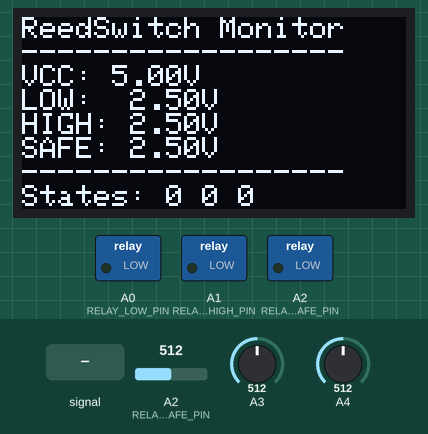
Bench run of a sketch on a simulated Arduino Uno, built with avr-gcc and run on an emulated ATmega328P. Parts: 128×64 one-colour display, switched loads named in the sketch (green lamp = pin HIGH). Inputs (shaded band) come from the test bench; at power-on: A2 (RELAY_SAFE_PIN) = 512, A4 = 512, A3 = 512. What the sketch prints to the serial monitor is not drawn.

Above: at 4.4 s.
4.5 s: A3 fed a 200 Hz sine of ±460 counts around its level
At 5.65 s:
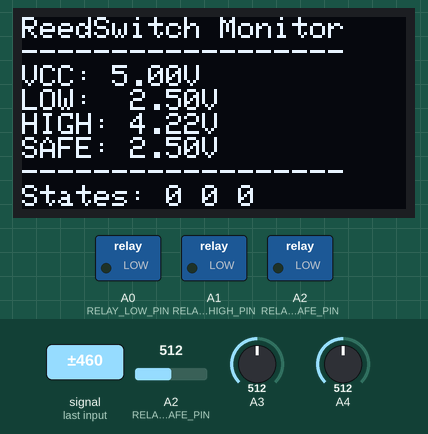
7.5 s: A2 (RELAY_SAFE_PIN) set to 214
At 9.19 s:
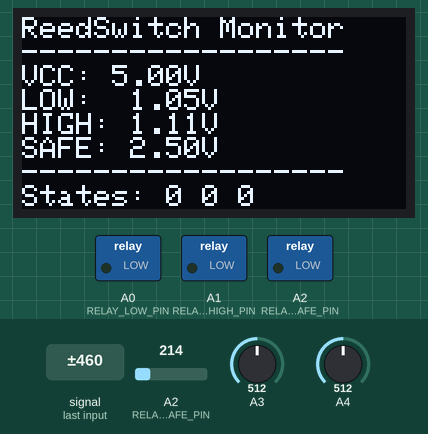
9.6 s: A2 (RELAY_SAFE_PIN) set to 195
At 11.72 s:
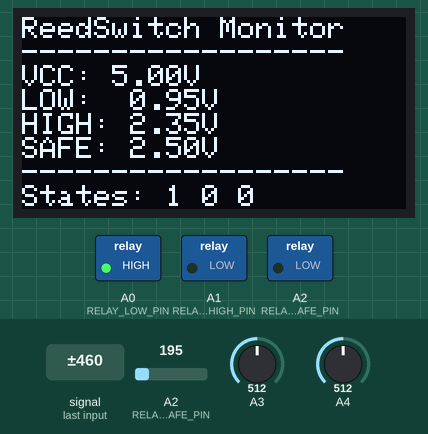
11.8 s: A4 set to 217
At 13.04 s:
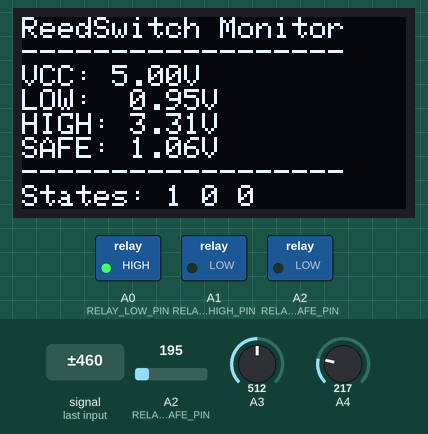
13.9 s: A4 set to 204
At 14.18 s:
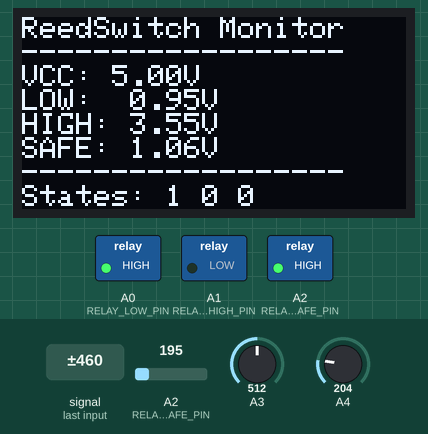
16.7 s: A2 (RELAY_SAFE_PIN) set to 497
At 17.57 s:
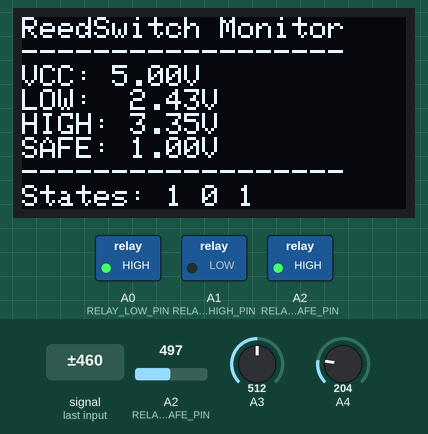
18.9 s: A2 (RELAY_SAFE_PIN) set to 525
Timing chart, 0 to 22.2 s (numbered marks = the images above; inputs shaded):
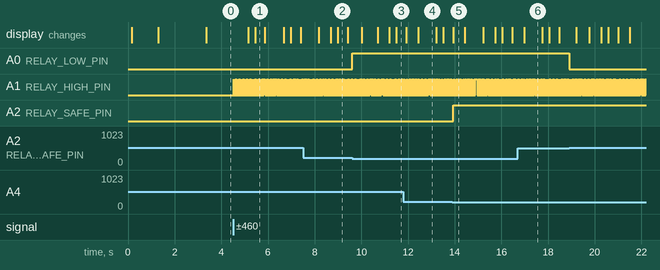

The sketch:

Detector_ReedSwitch.ino
```cpp
#include <avr/wdt.h>
#include <Wire.h>
#include <Adafruit_GFX.h>
#include <Adafruit_SSD1306.h>

#define SCREEN_WIDTH 128
#define SCREEN_HEIGHT 64
#define OLED_RESET -1
#define SCREEN_ADDRESS 0x3C

Adafruit_SSD1306 display(SCREEN_WIDTH, SCREEN_HEIGHT, &Wire, OLED_RESET);

#define REED_LOW_PIN    2
#define REED_HIGH_PIN   3
#define REED_SAFE_PIN   4

#define RELAY_LOW_PIN   A0
#define RELAY_HIGH_PIN  A1
#define RELAY_SAFE_PIN  A2

#define ADC_MAX 1023.0

float Vcc = 0.0;

// Reed switch in pull-up configuration:
// - closed contact by magnet -> LOW ~ 0V
// - open contact -> HIGH ~ VCC
// Relay should mirror the reed contact state.
const float REED_ACTIVE_V   = 1.0;
const float REED_RELEASED_V = 2.5;

unsigned long lastLogTime = 0;
const unsigned long logInterval = 500;

bool reedLowState = false;
bool reedHighState = false;
bool reedSafeState = false;

long readVcc()
{
    ADMUX = _BV(REFS0) | _BV(MUX3) | _BV(MUX2) | _BV(MUX1);
    delay(2);
    ADCSRA |= _BV(ADSC);
    while (bit_is_set(ADCSRA, ADSC));
    long result = ADC;
    result = 1125300L / result;
    return result;
}

int readADCStable(uint8_t pin)
{
    uint32_t sum = 0;
    const uint8_t samples = 8;

    for (uint8_t i = 0; i < samples; i++)
    {
        analogRead(pin);
        delayMicroseconds(20);
        sum += analogRead(pin);
    }

    return (int)(sum / samples);
}

float adcToVoltage(int adcValue)
{
    return (adcValue / ADC_MAX) * Vcc;
}

bool applyHysteresis(float voltage, bool currentState)
{
    // Reed closed -> voltage low (active state)
    if (!currentState && voltage < REED_ACTIVE_V)
        return true;

    // Reed open -> voltage high (inactive state)
    if (currentState && voltage > REED_RELEASED_V)
        return false;

    return currentState;
}

void setup()
{
    wdt_disable();

    Serial.begin(115200);

    pinMode(REED_LOW_PIN, INPUT_PULLUP);
    pinMode(REED_HIGH_PIN, INPUT_PULLUP);
    pinMode(REED_SAFE_PIN, INPUT_PULLUP);

    pinMode(RELAY_LOW_PIN, OUTPUT);
    pinMode(RELAY_HIGH_PIN, OUTPUT);
    pinMode(RELAY_SAFE_PIN, OUTPUT);

    digitalWrite(RELAY_LOW_PIN, LOW);
    digitalWrite(RELAY_HIGH_PIN, LOW);
    digitalWrite(RELAY_SAFE_PIN, LOW);

    delay(100);

    if (!display.begin(SSD1306_SWITCHCAPVCC, SCREEN_ADDRESS)) {
        Serial.println(F("SSD1306 allocation failed"));
        for (;;);
    }

    display.clearDisplay();
    display.setTextSize(1);
    display.setTextColor(SSD1306_WHITE);
    display.setCursor(0, 0);
    display.println(F("ReedSwitch Init..."));
    display.display();
    delay(1000);

    Vcc = readVcc() / 1000.0;

    delay(100);

    float vLow  = adcToVoltage(readADCStable(REED_LOW_PIN));
    float vHigh = adcToVoltage(readADCStable(REED_HIGH_PIN));
    float vSafe = adcToVoltage(readADCStable(REED_SAFE_PIN));

    reedLowState  = applyHysteresis(vLow, false);
    reedHighState = applyHysteresis(vHigh, false);
    reedSafeState = applyHysteresis(vSafe, false);

    digitalWrite(RELAY_LOW_PIN,  reedLowState);
    digitalWrite(RELAY_HIGH_PIN, reedHighState);
    digitalWrite(RELAY_SAFE_PIN, reedSafeState);

    Serial.println("=== REED SWITCH START ===");
    Serial.print("Measured Vcc: ");
    Serial.print(Vcc, 3);
    Serial.println(" V");

    display.clearDisplay();
    display.setTextSize(1);
    display.setCursor(0, 0);
    display.println(F("=== REED START ==="));
    display.print(F("Vcc: "));
    display.print(Vcc, 2);
    display.println(F(" V"));
    display.display();
    delay(2000);

    wdt_enable(WDTO_1S);
}

void loop()
{
    wdt_reset();

    int reedLowRaw  = readADCStable(REED_LOW_PIN);
    int reedHighRaw = readADCStable(REED_HIGH_PIN);
    int reedSafeRaw = readADCStable(REED_SAFE_PIN);

    float reedLowV  = adcToVoltage(reedLowRaw);
    float reedHighV = adcToVoltage(reedHighRaw);
    float reedSafeV = adcToVoltage(reedSafeRaw);

    reedLowState  = applyHysteresis(reedLowV, reedLowState);
    reedHighState = applyHysteresis(reedHighV, reedHighState);
    reedSafeState = applyHysteresis(reedSafeV, reedSafeState);

    digitalWrite(RELAY_LOW_PIN,  reedLowState);
    digitalWrite(RELAY_HIGH_PIN, reedHighState);
    digitalWrite(RELAY_SAFE_PIN, reedSafeState);

    if (millis() - lastLogTime >= logInterval)
    {
        lastLogTime = millis();

        Serial.print("VCC: ");
        Serial.print(Vcc, 3);
        Serial.print(" V | LOW: ");
        Serial.print(reedLowV, 3);
        Serial.print(" V | HIGH: ");
        Serial.print(reedHighV, 3);
        Serial.print(" V | SAFE: ");
        Serial.print(reedSafeV, 3);
        Serial.print(" V | States: ");
        Serial.print(reedLowState ? "1" : "0");
        Serial.print(" ");
        Serial.print(reedHighState ? "1" : "0");
        Serial.print(" ");
        Serial.println(reedSafeState ? "1" : "0");

        display.clearDisplay();
        display.setTextSize(1);
        display.setCursor(0, 0);

        display.println(F("ReedSwitch Monitor"));
        display.println(F("------------------"));

        display.print(F("VCC: "));
        display.print(Vcc, 2);
        display.println(F("V"));

        display.print(F("LOW:  "));
        display.print(reedLowV, 2);
        display.println(F("V"));

        display.print(F("HIGH: "));
        display.print(reedHighV, 2);
        display.println(F("V"));

        display.print(F("SAFE: "));
        display.print(reedSafeV, 2);
        display.println(F("V"));

        display.println(F("------------------"));

        display.print(F("States: "));
        display.print(reedLowState ? "1" : "0");
        display.print(F(" "));
        display.print(reedHighState ? "1" : "0");
        display.print(F(" "));
        display.println(reedSafeState ? "1" : "0");

        display.display();
    }
}
```

Measured:
- the behaviour switches between 205 and 204 on A2 (RELAY_SAFE_PIN) (found by bisection; images 2 and 3)
- the behaviour switches between 205 and 204 on A4 (found by bisection; images 4 and 5)
- after the input at 4.5 s, A1 (RELAY_HIGH_PIN): LOW → HIGH at once, then moves between LOW and HIGH, repeating every 1.0 s; the display: first changes after 0.65 s (image 1 shows a later state)
- after the input at 9.6 s, A0 (RELAY_LOW_PIN): LOW → HIGH at once
- after the input at 13.9 s, A2 (RELAY_SAFE_PIN): LOW → HIGH at once
- after the input at 18.9 s, A0 (RELAY_LOW_PIN): HIGH → LOW at once
